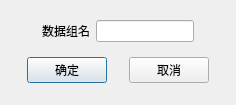
<?xml version="1.0" encoding="UTF-8"?>
<ui version="4.0">
 <class>NewVariableGroupDialog</class>
 <widget class="QDialog" name="NewVariableGroupDialog">
  <property name="geometry">
   <rect>
    <x>0</x>
    <y>0</y>
    <width>236</width>
    <height>105</height>
   </rect>
  </property>
  <property name="windowTitle">
   <string>新建数组</string>
  </property>
  <layout class="QVBoxLayout" name="verticalLayout">
   <item>
    <layout class="QHBoxLayout" name="horizontalLayout">
     <item>
      <spacer name="horizontalSpacer_5">
       <property name="orientation">
        <enum>Qt::Horizontal</enum>
       </property>
       <property name="sizeHint" stdset="0">
        <size>
         <width>40</width>
         <height>20</height>
        </size>
       </property>
      </spacer>
     </item>
     <item>
      <widget class="QLabel" name="lblName">
       <property name="text">
        <string>数据组名</string>
       </property>
      </widget>
     </item>
     <item>
      <widget class="QLineEdit" name="editName"/>
     </item>
     <item>
      <spacer name="horizontalSpacer_4">
       <property name="orientation">
        <enum>Qt::Horizontal</enum>
       </property>
       <property name="sizeHint" stdset="0">
        <size>
         <width>40</width>
         <height>20</height>
        </size>
       </property>
      </spacer>
     </item>
    </layout>
   </item>
   <item>
    <layout class="QHBoxLayout" name="horizontalLayout_2">
     <item>
      <spacer name="horizontalSpacer_2">
       <property name="orientation">
        <enum>Qt::Horizontal</enum>
       </property>
       <property name="sizeHint" stdset="0">
        <size>
         <width>40</width>
         <height>20</height>
        </size>
       </property>
      </spacer>
     </item>
     <item>
      <widget class="QPushButton" name="btnOk">
       <property name="text">
        <string>确定</string>
       </property>
      </widget>
     </item>
     <item>
      <spacer name="horizontalSpacer">
       <property name="orientation">
        <enum>Qt::Horizontal</enum>
       </property>
       <property name="sizeHint" stdset="0">
        <size>
         <width>40</width>
         <height>20</height>
        </size>
       </property>
      </spacer>
     </item>
     <item>
      <widget class="QPushButton" name="btnCancel">
       <property name="text">
        <string>取消</string>
       </property>
      </widget>
     </item>
     <item>
      <spacer name="horizontalSpacer_3">
       <property name="orientation">
        <enum>Qt::Horizontal</enum>
       </property>
       <property name="sizeHint" stdset="0">
        <size>
         <width>40</width>
         <height>20</height>
        </size>
       </property>
      </spacer>
     </item>
    </layout>
   </item>
  </layout>
 </widget>
 <resources/>
 <connections/>
</ui>
